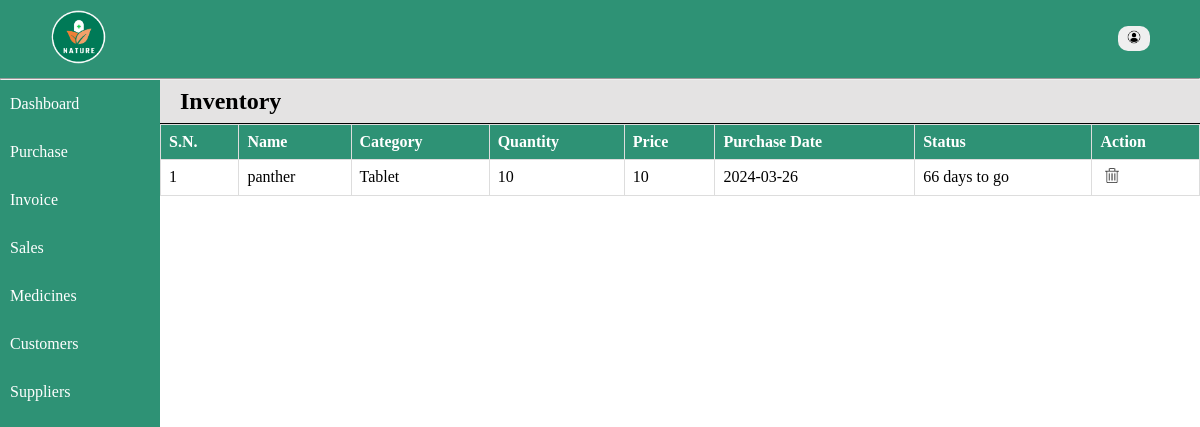
/home/inventory.php, run on an earlier commit of the app's database.
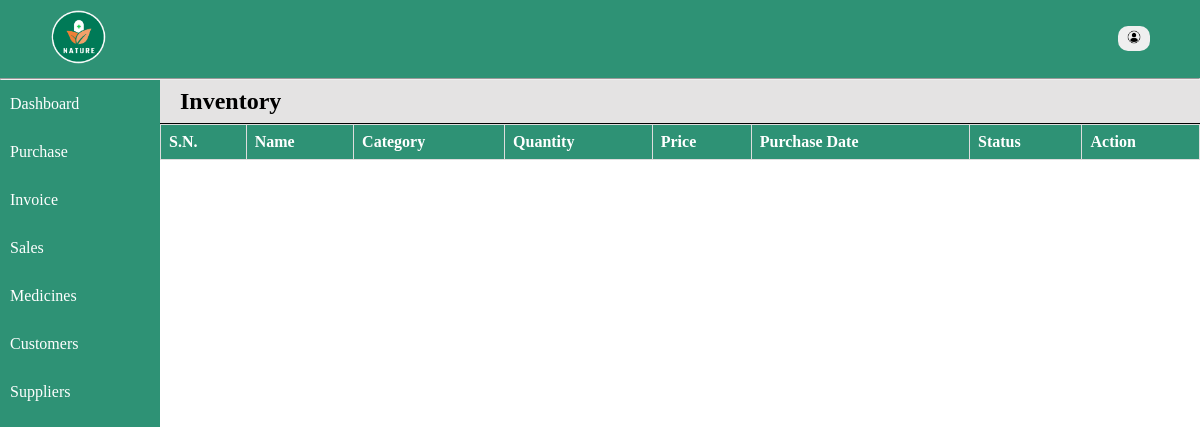
And on a later commit of the database.
### tables this page shows
CREATE TABLE `medicine` (
  `id` int(11) NOT NULL,
  `name` varchar(128) NOT NULL,
  `category` varchar(128) NOT NULL,
  `quantity` int(8) NOT NULL,
  `price` int(11) NOT NULL,
  `total` int(11) NOT NULL,
  `expiry` date NOT NULL,
  `date` date NOT NULL
);

### includes/database.php (called while the page is built, shortened)
<?php
    function select($conn, $arg) {
        $sql = "select * from $arg";
        $result = mysqli_query($conn, $sql);
        return $records = mysqli_fetch_all($result, MYSQLI_ASSOC);
    }
?>

### home/inventory.php (the view, shortened to what this page needs)
<?php
include '../includes/database.php';
$records = select($conn, 'medicine');
$status = '';
?>
<!DOCTYPE html>
<html lang="en">
<head>
    <link rel="stylesheet" href="../styles/style.css">
</head>
<body>
    <div class="container">
        <?php include '../includes/nav.php'; ?>
        <div class="main">
            <?php include '../includes/menu.php'; ?>
            <div class="content-wrapper">
            <div class="records">
                    <h2>Inventory</h2>
                    <table class="table">
                        <tr>
                            <th>S.N.</th>
                            <th>Name</th>
                            <th>Category</th>
                            <th>Quantity</th>
                            <th>Price</th>
                            <th>Purchase Date</th>
                            <th>Status</th>
                            <th>Action</th>
                        </tr>
                        <?php if (!empty($records)) : ?>
                            <?php foreach ($records as $key => $record) : ?>
                                <tr>
                                    <td><?= $key+1; ?></td>
                                    <td><?= $record['name']; ?></td>
                                    <td><?= $record['category']; ?></td>
                                    <td><?= $record['quantity']; ?></td>
                                    <td><?= $record['price']; ?></td>
                                    <td><?= $record['date']; ?></td>
                                    <?php if ($record['expiry'] < $record['date']) {
                                        $status = "Expired";
                                    } else {
                                        $one = date_create($record['expiry']);
                                        $two = date_create(date("Y-m-d"));
                                        $diff = date_diff($one, $two);
                                        $status = $diff->format("%a days to go");
                                    } ?>
                                    <td><?= $status; ?></td>
                                    <td><a href="../includes/delete.php?id= <?= $record['id']; ?>"><img src="../images/delete-icon.png" alt="delete" style="width: 14px;" class="action-btn"></a></td>
                                </tr>
                            <?php endforeach; ?>
                        <?php endif; ?>
                    </table>
            </div>
            </div>
        </div>
    </div>
</body>
</html>

What changed in the data, as far as the page shows it:
removed medicine: name "panther", category "Tablet", quantity "10", price "10", date "2024-03-26", expiry "66 days to go"
